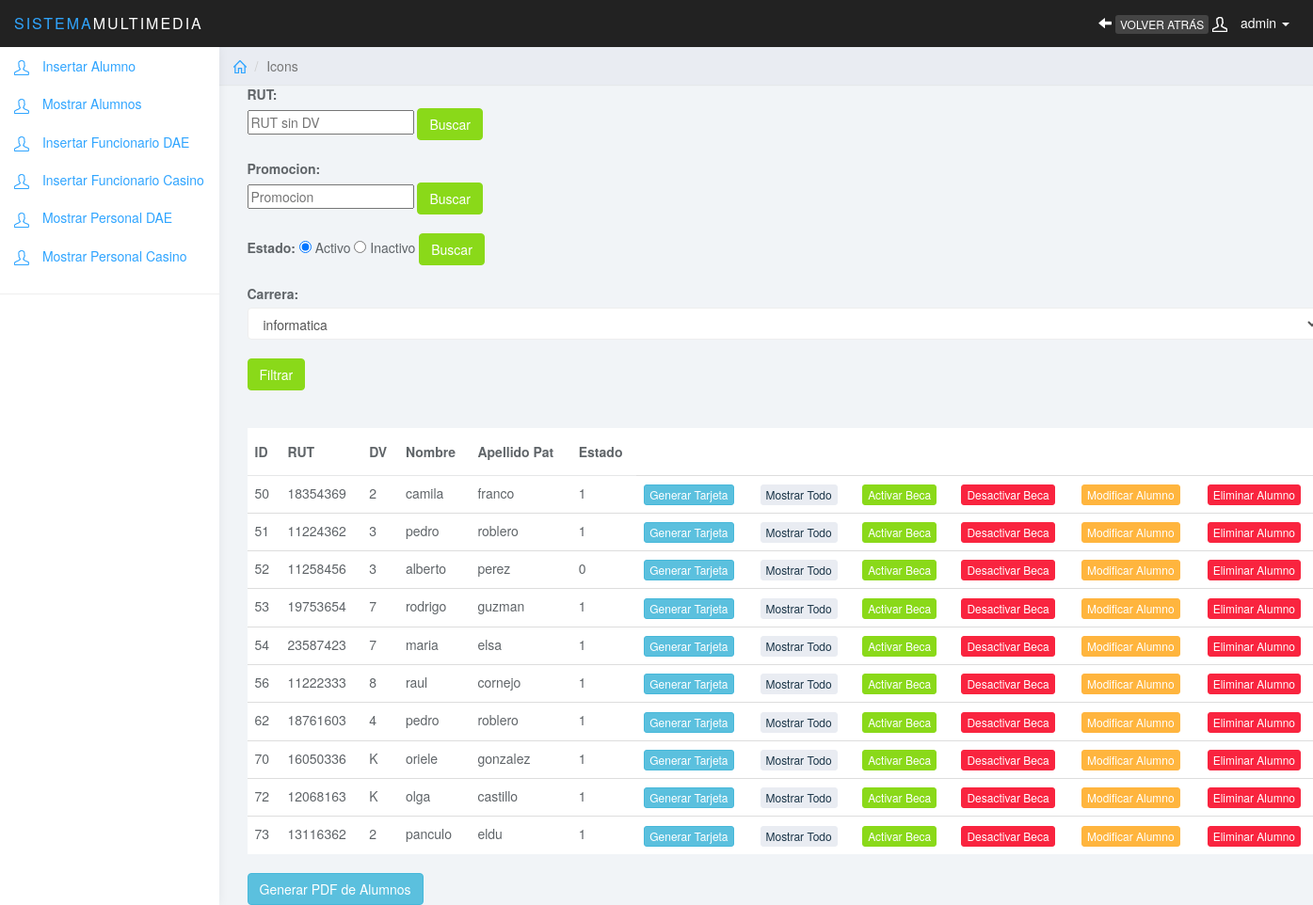
Page /mostrar_alumnos.php (signed in) on the earlier database version.
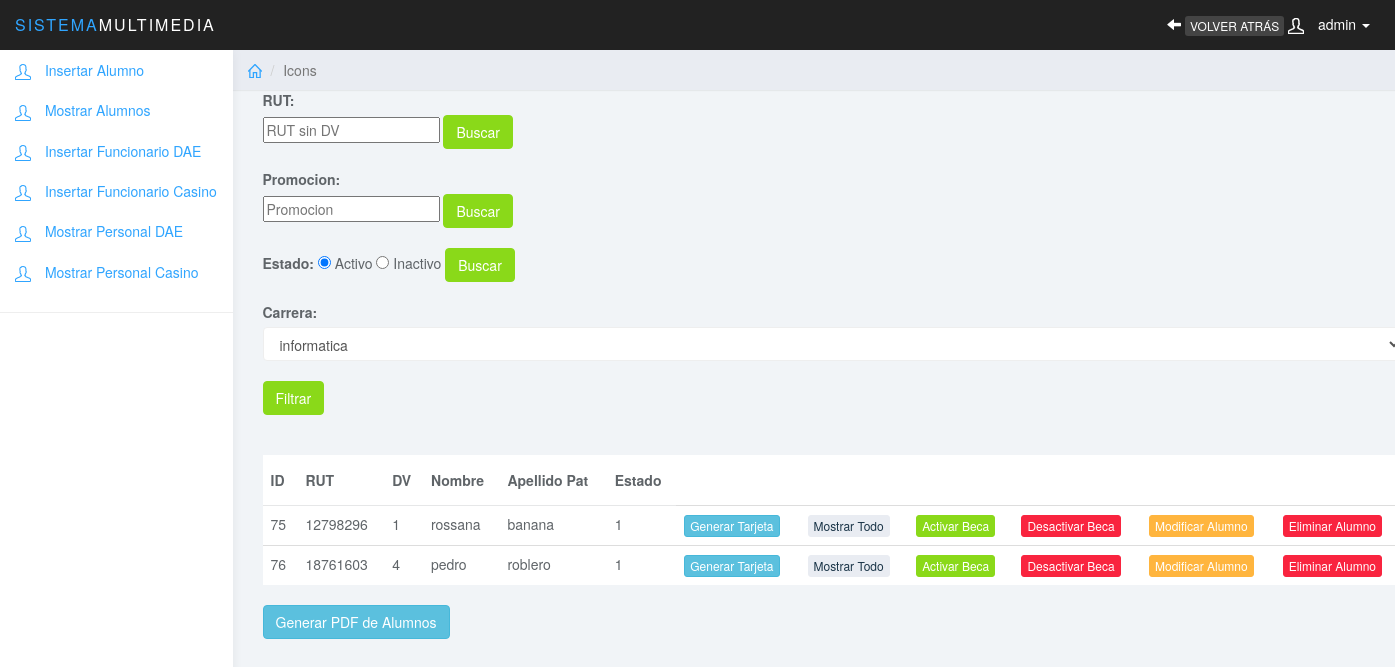
Same page on the later database version.
### tables this page shows
CREATE TABLE `alumno` (
  `id_alumno` int(6) NOT NULL,
  `rut` int(8) NOT NULL,
  `dv` varchar(1) NOT NULL,
  `nombre` varchar(50) NOT NULL,
  `apellido_paterno` varchar(100) NOT NULL,
  `apellido_materno` varchar(100) NOT NULL,
  `carrera` varchar(255) NOT NULL,
  `promocion` int(4) NOT NULL,
  `estado` tinyint(1) NOT NULL,
  `correo` varchar(255) NOT NULL,
  `foto` varchar(255) NOT NULL,
  `qr` varchar(255) NOT NULL
);

### mostrar_alumnos.php (the view, shortened to what this page needs)
<?php
require 'conexion_i.php';
?>
<!DOCTYPE html>
<html>
<head>
<link href="css/bootstrap.min.css" rel="stylesheet">
<link href="css/datepicker3.css" rel="stylesheet">
<link href="css/styles.css" rel="stylesheet">
</head>
<body>
  <nav class="navbar navbar-inverse navbar-fixed-top" role="navigation">
    <div class="container-fluid">
      <div class="navbar-header">
        <a class="navbar-brand" href="#"><span>Sistema</span>Multimedia</a>
        <ul class="user-menu">
          <li class="dropdown pull-right">
            <a href="#">
                 <span class="glyphicon glyphicon-arrow-left"></span>
                 </a>
            <input type="button" class="btn btn-info btn-xs" value="VOLVER ATRÁS" name="Back2" onclick="history.back()" />
            <a href="#" class="dropdown-toggle" data-toggle="dropdown"><svg class="glyph stroked male-user"><use xlink:href="#stroked-male-user"></use></svg>  <?php echo $_SESSION['usuario']['user'] ?> <span class="caret"></span></a>
          </li>
        </ul>
      </div>
    </div>
  </nav>
  <div id="sidebar-collapse" class="col-sm-3 col-lg-2 sidebar">
    <ul class="nav menu">
    <li><a href="" data-toggle="modal" data-target="#myModalalumno"><svg class="glyph stroked male-user" ><use xlink:href="#stroked-male-user"></use></svg> Insertar Alumno</a></li>
      <li><a href="mostrar_alumnos.php"><svg class="glyph stroked male-user"><use xlink:href="#stroked-male-user"></use></svg> Mostrar Alumnos</a></li>
      <li><a href="" data-toggle="modal" data-target="#myModaldae"><svg class="glyph stroked male-user" ><use xlink:href="#stroked-male-user"></use></svg> Insertar Funcionario DAE</a></li>
      <li><a href="" data-toggle="modal" data-target="#myModalcasino"><svg class="glyph stroked male-user" ><use xlink:href="#stroked-male-user"></use></svg> Insertar Funcionario Casino</a></li>
      <li><a href="mostrar_dae.php"><svg class="glyph stroked male-user"><use xlink:href="#stroked-male-user"></use></svg> Mostrar Personal DAE</a></li>
      <li><a href="mostrar_casino.php"><svg class="glyph stroked male-user"><use xlink:href="#stroked-male-user"></use></svg> Mostrar Personal Casino</a></li>
      <li role="presentation" class="divider"></li>
    </ul>
  </div>
  <div class="col-sm-9 col-sm-offset-3 col-lg-10 col-lg-offset-2 main">
    <div class="row">
      <ol class="breadcrumb">
        <li><a href="#"><svg class="glyph stroked home"><use xlink:href="#stroked-home"></use></svg></a></li>
        <li class="active">Icons</li>
      </ol>
    </div>
    <div class="row">
      <div class="col-md-8">
          <div class="container">
            <label for="" name="RUT"    >RUT:</label>
           <form action="mostrar_alumno_buscar.php" method="post">
            <input type="text" name="RUT" placeholder="RUT sin DV">
             <input type="submit" name="name" value="Buscar" class="btn btn-success">
            </form> <br>
            <label for="" name="PROMO"    >Promocion:</label>
            <form action="mostrar_alumno_promocion.php" method="post">
            <input type="number" name="PROMO" placeholder="Promocion">
             <input type="submit" name="name" value="Buscar" class="btn btn-success">
            </form> <br>
            <form action="mostrar_alumno_estado.php" method="post">
            <label for="" name="estado"    >Estado:</label>
                <input type="radio" name="estado" value="1" checked> Activo
                  <input type="radio" name="estado" value="0"> Inactivo
                  <input type="submit" value="Buscar" class="btn btn-success">
            </form> <br>
          <form action="mostrar_alumno_carrera.php" method="post">
            <label for="" name="carre"    >Carrera:</label>
            <select class="form-control" id="sel1" name="carre" >
            <option>informatica</option>
             </select> <br>
             <input type="submit" name="name" value="Filtrar" class="btn btn-success">
            </form> <br> <br>
  <div class="table-responsive">
  <table class="table">
    <thead>
        <?php
          $query="SELECT * FROM alumno";
          $result= $mysqli-> query($query);
          ?>
      <tr>
        <th>ID</th>
        <th>RUT</th>
        <th>DV</th>
        <th>Nombre</th>
        <th>Apellido Pat</th>
        <th>Estado</th>
      </tr>
    </thead>
    <tbody>
      <?php
            foreach($result as $fila){
    ?>
      <tr>
        <td><?php echo $fila['id_alumno']; ?></td>
        <td><?php echo $fila['rut']; ?></td>
        <td><?php echo $fila['dv']; ?></td>
        <td><?php echo $fila['nombre']; ?></td>
        <td><?php echo $fila['apellido_paterno']; ?></td>
        <td><?php echo $fila['estado']; ?></td>
        <td><a href="insertador_tarjeta.php?id=<?php echo $fila['rut'] ?>" class="btn btn-info btn-xs"> Generar Tarjeta</td>
        <td><a href="mostrar_todo.php?id=<?php echo $fila['rut'] ?>" class="btn btn-default btn-xs"> Mostrar Todo</td>
          <td><a href="final_beca.php?id=<?php echo $fila['id_alumno'] ?>" class="btn btn-success btn-xs"> Activar Beca</td>
          <td><a href="desactivar_beca.php?id=<?php echo $fila['id_alumno'] ?>" class="btn btn-danger btn-xs"> Desactivar Beca</td>
        <td><a href="modificar.php?id=<?php echo $fila['id_alumno'] ?>" class="btn btn-warning btn-xs"> Modificar Alumno</td>
        <td><a href="eliminar_final.php?id=<?php echo $fila['id_alumno'] ?>" class="btn btn-danger btn-xs"> Eliminar Alumno</td>
      </tr>
     <?php }
    ?>
    </tbody>
  </table>
         <a href="pdf_completo.php" class="btn btn-info" >Generar PDF de Alumnos </a>
 </div>
</div>
      </div>
      <div class="col-md-4">
      </div>
    </div>
  </div>
</body>
</html>

### css/styles.css (style rules this page uses)
body { background: #f1f4f7; padding-top: 50px; color: #5f6468; }
a, a:hover, a:focus { color: #30a5ff; }
.form-control { border: 1px solid #eee; box-shadow: none; }
.navbar-header .navbar-brand { color: #fff; font-size: 16px; text-transform: uppercase; font-weight: 500; letter-spacing: 2px; }
.navbar-header .navbar-brand span { color: #30a5ff; }
.btn-default, .btn-default:hover, .btn-default:focus, .btn-default:active, .btn-default.active, .open > .dropdown-toggle.btn-default, .btn-default.disabled, .btn-default[disabled], fieldset[disabled] .btn-default, .btn-default.disabled:hover, .btn-default[disabled]:hover, fieldset[disabled] .btn-default:hover, .btn-default.disabled:focus, .btn-default[disabled]:focus, fieldset[disabled] .btn-default:focus, .btn-default.disabled:active, .btn-default[disabled]:active, fieldset[disabled] .btn-default:active, .btn-default.disabled.active, .btn-default[disabled].active, fieldset[disabled] .btn-default.active { background-color: #e9ecf2; border-color: #e9ecf2; color: #1b3548; }
.btn-success, .btn-success:hover, .btn-success:focus, .btn-success:active, .btn-success.active, .open > .dropdown-toggle.btn-success, .btn-success.disabled, .btn-success[disabled], fieldset[disabled] .btn-success, .btn-success.disabled:hover, .btn-success[disabled]:hover, fieldset[disabled] .btn-success:hover, .btn-success.disabled:focus, .btn-success[disabled]:focus, fieldset[disabled] .btn-success:focus, .btn-success.disabled:active, .btn-success[disabled]:active, fieldset[disabled] .btn-success:active, .btn-success.disabled.active, .btn-success[disabled].active, fieldset[disabled] .btn-success.active { background-color: #8ad919; border-color: #8ad919; }
.btn-warning, .btn-warning:hover, .btn-warning:focus, .btn-warning:active, .btn-warning.active, .open > .dropdown-toggle.btn-warning, .btn-warning.disabled, .btn-warning[disabled], fieldset[disabled] .btn-warning, .btn-warning.disabled:hover, .btn-warning[disabled]:hover, fieldset[disabled] .btn-warning:hover, .btn-warning.disabled:focus, .btn-warning[disabled]:focus, fieldset[disabled] .btn-warning:focus, .btn-warning.disabled:active, .btn-warning[disabled]:active, fieldset[disabled] .btn-warning:active, .btn-warning.disabled.active, .btn-warning[disabled].active, fieldset[disabled] .btn-warning.active { background-color: #ffb53e; border-color: #ffb53e; }
.btn-danger, .btn-danger:hover, .btn-danger:focus, .btn-danger:active, .btn-danger.active, .open > .dropdown-toggle.btn-danger, .btn-danger.disabled, .btn-danger[disabled], fieldset[disabled] .btn-danger, .btn-danger.disabled:hover, .btn-danger[disabled]:hover, fieldset[disabled] .btn-danger:hover, .btn-danger.disabled:focus, .btn-danger[disabled]:focus, fieldset[disabled] .btn-danger:focus, .btn-danger.disabled:active, .btn-danger[disabled]:active, fieldset[disabled] .btn-danger:active, .btn-danger.disabled.active, .btn-danger[disabled].active, fieldset[disabled] .btn-danger.active { background-color: #f9243f; border-color: #f9243f; }
.navbar { border: 0; }
.navbar input { border: 0; background: #444; color: #fff; }
.user-menu { display: inline-block; margin-top: 14px; margin-right: 10px; float: right; list-style: none; padding: 0; }
.user-menu a { color: #fff; }
.sidebar { display: block; background-color: #fff; padding: 0; display: none; }
@media (min-width: 768px) { .sidebar { display: block; position: fixed; top: 50px; bottom: 0; left: 0; z-index: 1000; display: block; margin: 0; padding: 0; overflow-x: hidden; overflow-y: auto; background-color: #fff; box-shadow: 1px 0px 10px rgba(0, 0, 0, .05); } }
@media (min-width: 768px) { .navbar-header { width: 100%; } }
.sidebar ul.nav li.divider { border-bottom: 1px solid #eee; margin: 20px 0; }
.breadcrumb { border-radius: 0; padding: 10px 15px; background: #e9ecf2; box-shadow: 0 1px 1px rgba(0, 0, 0, .05); margin: 0 ; }
.table { background: #fff; }
.table>thead>tr>th { border-bottom: 1px solid #e6e7e8; vertical-align: middle; height: 50px; }
.sidebar .glyph, .user-menu .glyph { height: 16px; width: 16px; margin: 0 10px 0 0; stroke-width: 3px; }
.user-menu .glyph { stroke-width: 4px; }
.breadcrumb .glyph { height: 14px; width: 14px; margin: -2px 0 0 0; stroke-width: 4px; }

Differences in the rows shown:
removed alumno: id_alumno "50", rut "18354369", dv "2", nombre "camila", apellido_paterno "franco", estado "1"
removed alumno: id_alumno "51", rut "11224362", dv "3", nombre "pedro", apellido_paterno "roblero", estado "1"
removed alumno: id_alumno "52", rut "11258456", dv "3", nombre "alberto", apellido_paterno "perez", estado "0"
removed alumno: id_alumno "53", rut "19753654", dv "7", nombre "rodrigo", apellido_paterno "guzman", estado "1"
removed alumno: id_alumno "54", rut "23587423", dv "7", nombre "maria", apellido_paterno "elsa", estado "1"
removed alumno: id_alumno "56", rut "11222333", dv "8", nombre "raul", apellido_paterno "cornejo", estado "1"
removed alumno: id_alumno "62", rut "18761603", dv "4", nombre "pedro", apellido_paterno "roblero", estado "1"
removed alumno: id_alumno "70", rut "16050336", dv "K", nombre "oriele", apellido_paterno "gonzalez", estado "1"
removed alumno: id_alumno "72", rut "12068163", dv "K", nombre "olga", apellido_paterno "castillo", estado "1"
removed alumno: id_alumno "73", rut "13116362", dv "2", nombre "panculo", apellido_paterno "eldu", estado "1"
added alumno: id_alumno "75", rut "12798296", dv "1", nombre "rossana", apellido_paterno "banana", estado "1"
added alumno: id_alumno "76", rut "18761603", dv "4", nombre "pedro", apellido_paterno "roblero", estado "1"
